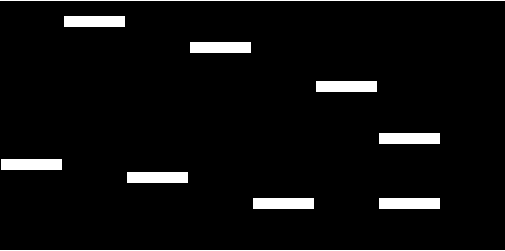
#> input picture Images/mask.png, 505 x 251 px, found by its file name
$ python steganography.py
#> lines starting #> are read from the running program, lines starting #| are printed output that depends on the picture
from PIL import Image

mask_image = Image.open("C:\\Users\\acer\\Desktop\\Steganography using Python\\Images\\mask.png")
#> mask_image is the input picture: PIL image 505x251 RGBA; mean R, G, B, A 12.8, 12.8, 12.8, 255

print(f"Mask Image Size : {mask_image.size}")
#| Mask Image Size : (505, 251)


word_matrix_image = Image.open("C:\\Users\\acer\\Desktop\\Steganography using Python\\Images\\word_matrix.png")
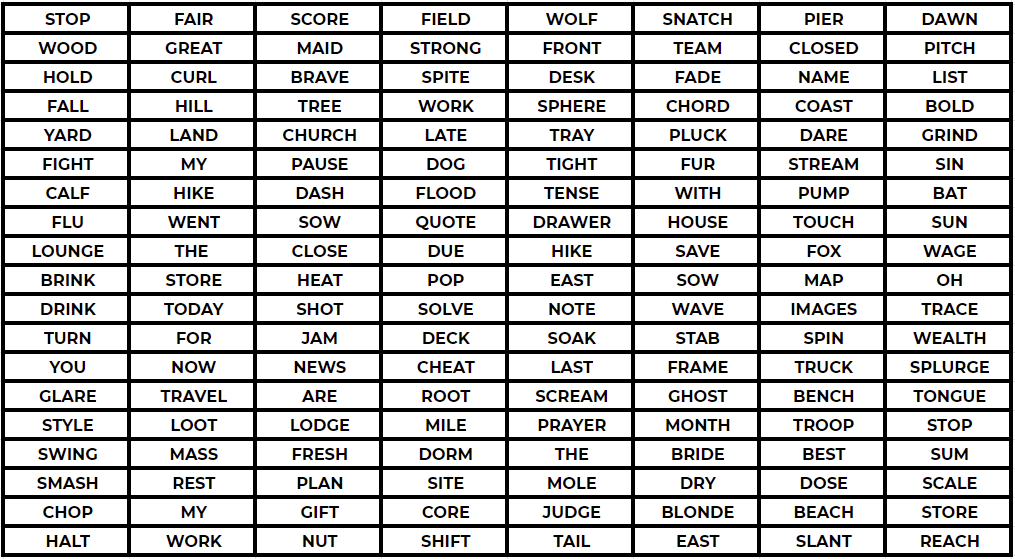
#> input picture Images/word_matrix.png, 1015 x 559 px, found by its file name
#> word_matrix_image is the input picture: PIL image 1015x559 RGBA; mean R, G, B, A 192.9, 192.7, 192.7, 255

print(f"Word Matrix Image Size : {word_matrix_image.size}")
#| Word Matrix Image Size : (1015, 559)

mask_image_resize = mask_image.resize(word_matrix_image.size)
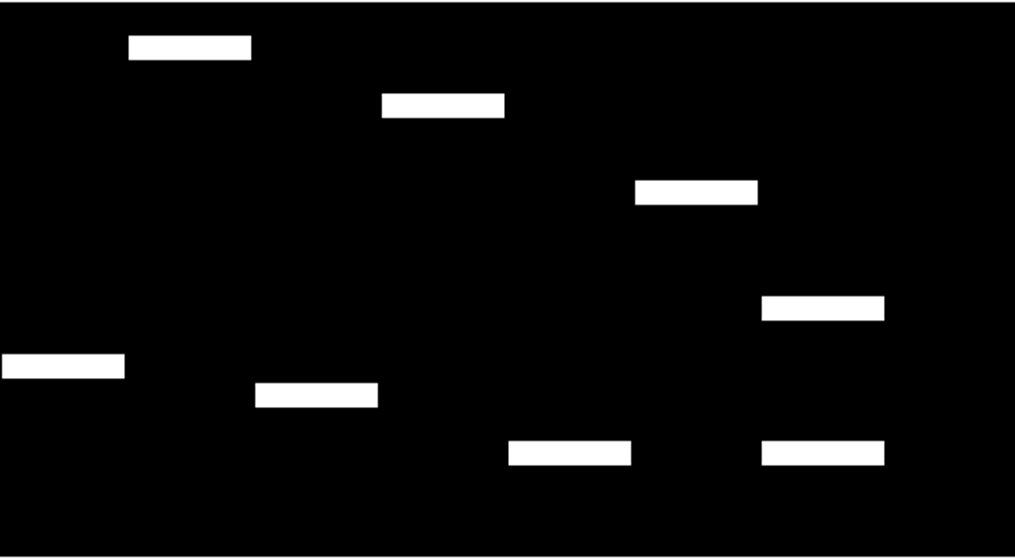
#> mask_image_resize: PIL image 1015x559 RGBA; mean R, G, B, A 12.9, 12.9, 12.9, 255
mask_image_resize.save("C:\\Users\\acer\\Desktop\\Steganography using Python\\Images\\resized_mask_image.png")
print(f"Mask Image Resize Dimensions : {mask_image_resize.size}. Resized image has been saved.")
#| Mask Image Resize Dimensions : (1015, 559). Resized image has been saved.

resized_mask_image = Image.open("C:\\Users\\acer\\Desktop\\Steganography using Python\\Images\\resized_mask_image.png")
resized_mask_image.putalpha(150)
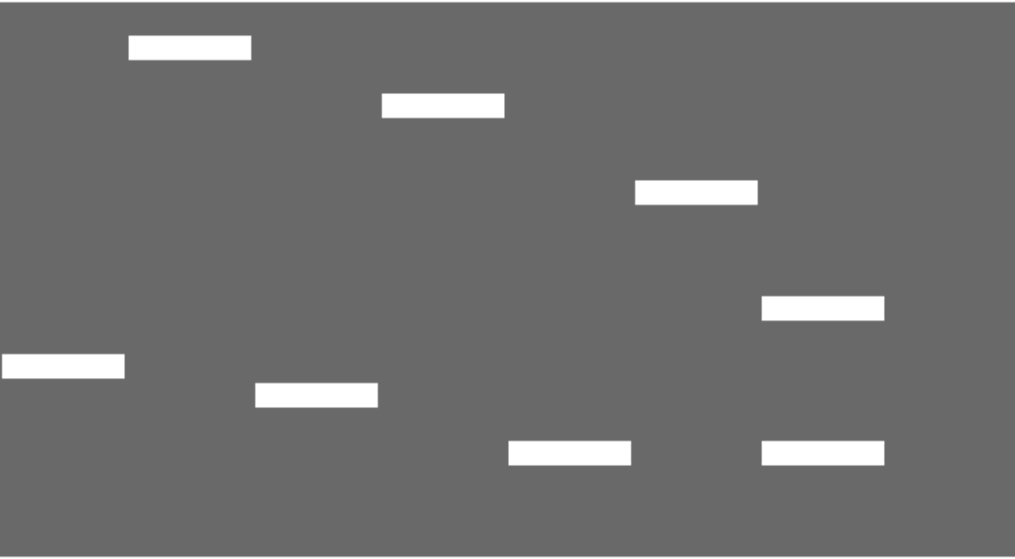
#> resized_mask_image: PIL image 1015x559 RGBA; mean R, G, B, A 12.9, 12.9, 12.9, 150; transparent parts drawn white

word_matrix_image.paste(im=resized_mask_image,box=(0,0),mask=resized_mask_image)
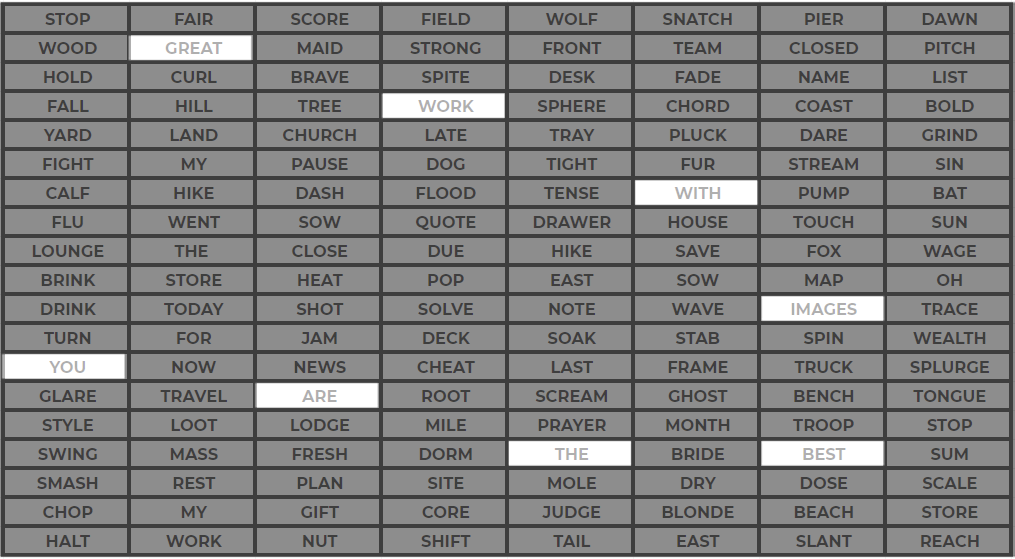
#> word_matrix_image: PIL image 1015x559 RGBA; mean R, G, B, A 87, 86.9, 86.9, 193; transparent parts drawn white
word_matrix_image.save("C:\\Users\\acer\\Desktop\\Steganography using Python\\Images\\deciphered_message_image.png")
print("Message has been deciphered. Image with deciphered message has been saved.")
word_matrix_image.show()
print("deciphered_messge_image.png is displayed.")
